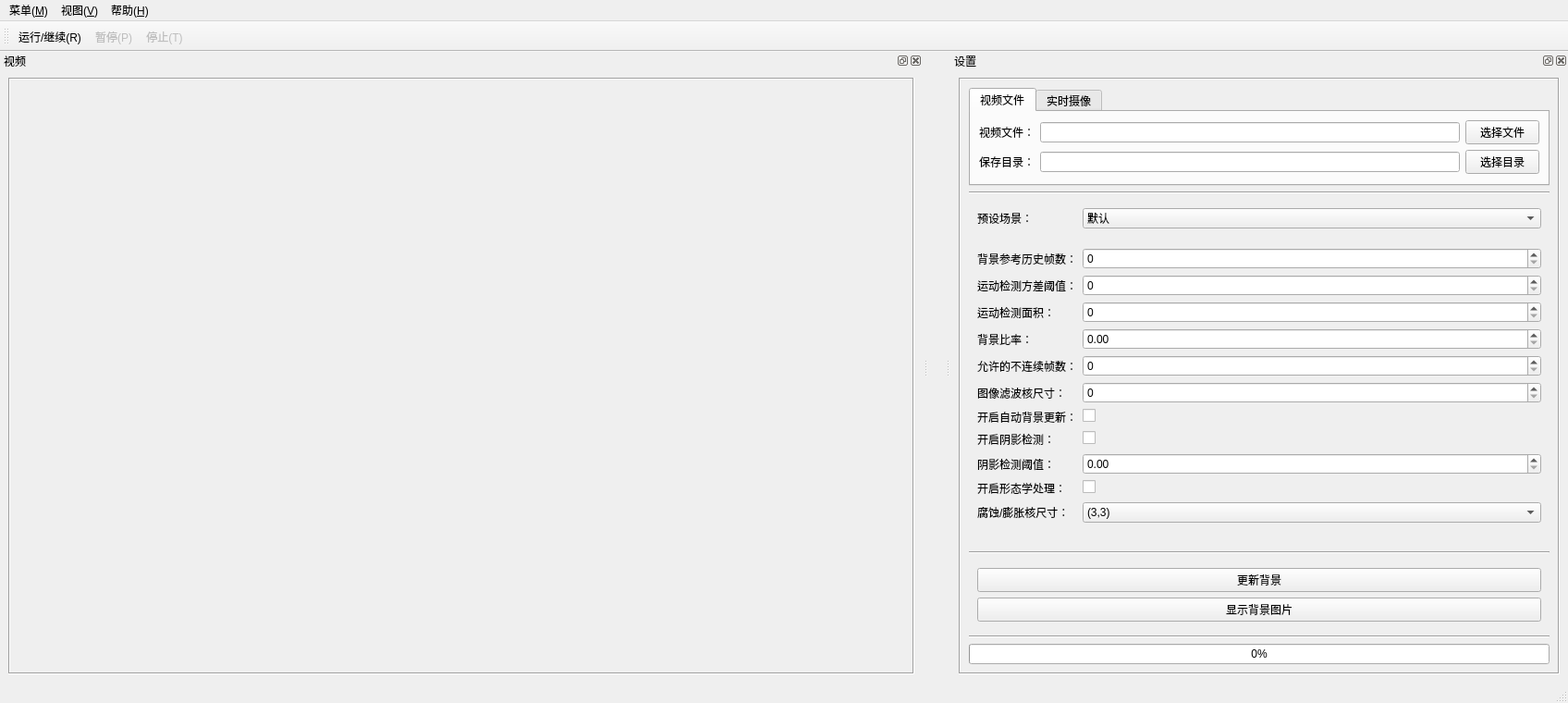
<?xml version="1.0" encoding="UTF-8"?>
<ui version="4.0">
 <class>MainWindow</class>
 <widget class="QMainWindow" name="MainWindow">
  <property name="windowModality">
   <enum>Qt::ApplicationModal</enum>
  </property>
  <property name="geometry">
   <rect>
    <x>0</x>
    <y>0</y>
    <width>1692</width>
    <height>760</height>
   </rect>
  </property>
  <property name="windowTitle">
   <string>视频摘要系统</string>
  </property>
  <property name="windowIcon">
   <iconset>
    <normalon>:/picture/res/main.ico</normalon>
   </iconset>
  </property>
  <widget class="QWidget" name="centralwidget">
   <layout class="QHBoxLayout" name="horizontalLayout">
    <property name="sizeConstraint">
     <enum>QLayout::SetDefaultConstraint</enum>
    </property>
   </layout>
  </widget>
  <widget class="QMenuBar" name="menubar">
   <property name="geometry">
    <rect>
     <x>0</x>
     <y>0</y>
     <width>1692</width>
     <height>23</height>
    </rect>
   </property>
   <widget class="QMenu" name="menu_menu">
    <property name="title">
     <string>菜单(&amp;M)</string>
    </property>
    <addaction name="action_run"/>
    <addaction name="action_stop"/>
    <addaction name="action_pause"/>
   </widget>
   <widget class="QMenu" name="menu_view">
    <property name="title">
     <string>视图(&amp;V)</string>
    </property>
    <addaction name="action_view_restore"/>
   </widget>
   <widget class="QMenu" name="menu_help">
    <property name="title">
     <string>帮助(&amp;H)</string>
    </property>
    <addaction name="action_about"/>
   </widget>
   <addaction name="menu_menu"/>
   <addaction name="menu_view"/>
   <addaction name="menu_help"/>
  </widget>
  <widget class="QStatusBar" name="statusbar"/>
  <widget class="QToolBar" name="toolBar">
   <property name="windowTitle">
    <string>toolBar</string>
   </property>
   <attribute name="toolBarArea">
    <enum>TopToolBarArea</enum>
   </attribute>
   <attribute name="toolBarBreak">
    <bool>false</bool>
   </attribute>
   <addaction name="action_run"/>
   <addaction name="action_pause"/>
   <addaction name="action_stop"/>
  </widget>
  <widget class="QDockWidget" name="dockWidget_frame">
   <property name="windowTitle">
    <string>视频</string>
   </property>
   <attribute name="dockWidgetArea">
    <number>1</number>
   </attribute>
   <widget class="QWidget" name="dockWidgetContents_frame">
    <layout class="QVBoxLayout" name="verticalLayout">
     <item>
      <widget class="QScrollArea" name="scrollArea">
       <property name="minimumSize">
        <size>
         <width>980</width>
         <height>550</height>
        </size>
       </property>
       <property name="frameShape">
        <enum>QFrame::Box</enum>
       </property>
       <property name="frameShadow">
        <enum>QFrame::Sunken</enum>
       </property>
       <property name="widgetResizable">
        <bool>true</bool>
       </property>
       <widget class="QWidget" name="scrollAreaContents_frame">
        <property name="geometry">
         <rect>
          <x>0</x>
          <y>0</y>
          <width>976</width>
          <height>637</height>
         </rect>
        </property>
        <property name="minimumSize">
         <size>
          <width>960</width>
          <height>540</height>
         </size>
        </property>
        <layout class="QVBoxLayout" name="verticalLayout_3">
         <item>
          <widget class="QLabel" name="label_showFrame">
           <property name="enabled">
            <bool>true</bool>
           </property>
           <property name="minimumSize">
            <size>
             <width>960</width>
             <height>540</height>
            </size>
           </property>
          </widget>
         </item>
        </layout>
       </widget>
      </widget>
     </item>
    </layout>
   </widget>
  </widget>
  <widget class="QDockWidget" name="dockWidget_settings">
   <property name="features">
    <set>QDockWidget::AllDockWidgetFeatures</set>
   </property>
   <property name="windowTitle">
    <string>设置</string>
   </property>
   <attribute name="dockWidgetArea">
    <number>2</number>
   </attribute>
   <widget class="QWidget" name="dockWidgetContents">
    <layout class="QVBoxLayout" name="verticalLayout">
     <item>
      <widget class="QScrollArea" name="scrollArea_2">
       <property name="minimumSize">
        <size>
         <width>650</width>
         <height>550</height>
        </size>
       </property>
       <property name="frameShape">
        <enum>QFrame::Box</enum>
       </property>
       <property name="widgetResizable">
        <bool>true</bool>
       </property>
       <widget class="QWidget" name="scrollAreaContents_settings">
        <property name="geometry">
         <rect>
          <x>0</x>
          <y>0</y>
          <width>646</width>
          <height>637</height>
         </rect>
        </property>
        <property name="minimumSize">
         <size>
          <width>646</width>
          <height>540</height>
         </size>
        </property>
        <layout class="QVBoxLayout" name="verticalLayout_2">
         <item>
          <widget class="QTabWidget" name="tabWidget">
           <property name="sizePolicy">
            <sizepolicy hsizetype="Expanding" vsizetype="Preferred">
             <horstretch>0</horstretch>
             <verstretch>0</verstretch>
            </sizepolicy>
           </property>
           <property name="currentIndex">
            <number>0</number>
           </property>
           <widget class="QWidget" name="tab_vfile">
            <attribute name="title">
             <string>视频文件</string>
            </attribute>
            <layout class="QGridLayout" name="gridLayout_2">
             <item row="0" column="3">
              <widget class="QPushButton" name="pBtn_getFile">
               <property name="text">
                <string>选择文件</string>
               </property>
              </widget>
             </item>
             <item row="0" column="2">
              <widget class="QLineEdit" name="lineEdit_videoFile">
               <property name="dragEnabled">
                <bool>false</bool>
               </property>
              </widget>
             </item>
             <item row="0" column="1">
              <widget class="QLabel" name="label_videoFile">
               <property name="text">
                <string>视频文件：</string>
               </property>
               <property name="buddy">
                <cstring>lineEdit_videoFile</cstring>
               </property>
              </widget>
             </item>
             <item row="1" column="1">
              <widget class="QLabel" name="label_saveDir">
               <property name="text">
                <string>保存目录：</string>
               </property>
               <property name="buddy">
                <cstring>lineEdit_saveDir</cstring>
               </property>
              </widget>
             </item>
             <item row="1" column="2">
              <widget class="QLineEdit" name="lineEdit_saveDir"/>
             </item>
             <item row="1" column="3">
              <widget class="QPushButton" name="pBtn_getDir">
               <property name="text">
                <string>选择目录</string>
               </property>
              </widget>
             </item>
            </layout>
           </widget>
           <widget class="QWidget" name="tab_cam">
            <attribute name="title">
             <string>实时摄像</string>
            </attribute>
            <layout class="QFormLayout" name="formLayout_2">
             <item row="0" column="0">
              <widget class="QLabel" name="label_cam_num">
               <property name="text">
                <string>摄像头序号：</string>
               </property>
              </widget>
             </item>
             <item row="0" column="1">
              <widget class="QSpinBox" name="sBox_cam_num"/>
             </item>
            </layout>
           </widget>
          </widget>
         </item>
         <item>
          <widget class="Line" name="line">
           <property name="orientation">
            <enum>Qt::Horizontal</enum>
           </property>
          </widget>
         </item>
         <item>
          <widget class="QWidget" name="widget_set" native="true">
           <layout class="QFormLayout" name="formLayout">
            <item row="0" column="0">
             <widget class="QLabel" name="label_scene">
              <property name="text">
               <string>预设场景：</string>
              </property>
              <property name="buddy">
               <cstring>cBox_scene</cstring>
              </property>
             </widget>
            </item>
            <item row="0" column="1">
             <widget class="QComboBox" name="cBox_scene">
              <property name="enabled">
               <bool>true</bool>
              </property>
              <property name="cursor">
               <cursorShape>ArrowCursor</cursorShape>
              </property>
              <item>
               <property name="text">
                <string>默认</string>
               </property>
              </item>
              <item>
               <property name="text">
                <string>自定义</string>
               </property>
              </item>
             </widget>
            </item>
            <item row="3" column="0">
             <widget class="QLabel" name="label_history">
              <property name="toolTip">
               <string>用于学习背景的帧数</string>
              </property>
              <property name="text">
               <string>背景参考历史帧数：</string>
              </property>
              <property name="buddy">
               <cstring>sBox_history</cstring>
              </property>
             </widget>
            </item>
            <item row="3" column="1">
             <widget class="QSpinBox" name="sBox_history">
              <property name="maximum">
               <number>100000</number>
              </property>
             </widget>
            </item>
            <item row="4" column="0">
             <widget class="QLabel" name="label_threshold">
              <property name="toolTip">
               <string>用于判断当前像素是前景还是背景</string>
              </property>
              <property name="text">
               <string>运动检测方差阈值：</string>
              </property>
              <property name="buddy">
               <cstring>sBox_threshold</cstring>
              </property>
             </widget>
            </item>
            <item row="4" column="1">
             <widget class="QSpinBox" name="sBox_threshold">
              <property name="maximum">
               <number>1000</number>
              </property>
             </widget>
            </item>
            <item row="5" column="0">
             <widget class="QLabel" name="label_area">
              <property name="toolTip">
               <string>检测运动面积不小于指定值（未防噪不要设太小）</string>
              </property>
              <property name="text">
               <string>运动检测面积：</string>
              </property>
              <property name="buddy">
               <cstring>sBox_area</cstring>
              </property>
             </widget>
            </item>
            <item row="5" column="1">
             <widget class="QSpinBox" name="sBox_area">
              <property name="maximum">
               <number>1000000</number>
              </property>
              <property name="singleStep">
               <number>100</number>
              </property>
             </widget>
            </item>
            <item row="6" column="0">
             <widget class="QLabel" name="label_ratio">
              <property name="text">
               <string>背景比率：</string>
              </property>
              <property name="buddy">
               <cstring>dsBox_ratio</cstring>
              </property>
             </widget>
            </item>
            <item row="6" column="1">
             <widget class="QDoubleSpinBox" name="dsBox_ratio">
              <property name="maximum">
               <double>1.000000000000000</double>
              </property>
              <property name="singleStep">
               <double>0.010000000000000</double>
              </property>
             </widget>
            </item>
            <item row="7" column="0">
             <widget class="QLabel" name="label_interruptframes">
              <property name="toolTip">
               <string>允许指定帧内未检测到运动的帧被摘要</string>
              </property>
              <property name="text">
               <string>允许的不连续帧数：</string>
              </property>
              <property name="buddy">
               <cstring>sBox_undetframes</cstring>
              </property>
             </widget>
            </item>
            <item row="7" column="1">
             <widget class="QSpinBox" name="sBox_undetframes">
              <property name="maximum">
               <number>10000</number>
              </property>
             </widget>
            </item>
            <item row="8" column="0">
             <widget class="QLabel" name="label_blursize">
              <property name="toolTip">
               <string>用于前景处理的滤波核尺寸</string>
              </property>
              <property name="text">
               <string>图像滤波核尺寸：</string>
              </property>
              <property name="buddy">
               <cstring>sBox_blursize</cstring>
              </property>
             </widget>
            </item>
            <item row="8" column="1">
             <widget class="QSpinBox" name="sBox_blursize"/>
            </item>
            <item row="9" column="0">
             <widget class="QLabel" name="label_autoback">
              <property name="toolTip">
               <string>默认手动点击按钮更新</string>
              </property>
              <property name="text">
               <string>开启自动背景更新：</string>
              </property>
             </widget>
            </item>
            <item row="9" column="1">
             <widget class="QCheckBox" name="cBox_autoback">
              <property name="text">
               <string/>
              </property>
             </widget>
            </item>
            <item row="11" column="0">
             <widget class="QLabel" name="label_shadow">
              <property name="toolTip">
               <string>开启后能检测阴影并剔除阴影影响，会明显加大运算量</string>
              </property>
              <property name="text">
               <string>开启阴影检测：</string>
              </property>
              <property name="buddy">
               <cstring>cBox_shadow</cstring>
              </property>
             </widget>
            </item>
            <item row="11" column="1">
             <widget class="QCheckBox" name="cBox_shadow">
              <property name="text">
               <string/>
              </property>
             </widget>
            </item>
            <item row="12" column="0">
             <widget class="QLabel" name="label_shadowvar">
              <property name="text">
               <string>阴影检测阈值：</string>
              </property>
             </widget>
            </item>
            <item row="12" column="1">
             <widget class="QDoubleSpinBox" name="dsBox_shadowvar">
              <property name="maximum">
               <double>1.000000000000000</double>
              </property>
              <property name="singleStep">
               <double>0.010000000000000</double>
              </property>
             </widget>
            </item>
            <item row="14" column="0">
             <widget class="QLabel" name="label_foreproc">
              <property name="toolTip">
               <string>噪音较少时才开启进一步降噪</string>
              </property>
              <property name="text">
               <string>开启形态学处理：</string>
              </property>
              <property name="buddy">
               <cstring>cBox_foreproc</cstring>
              </property>
             </widget>
            </item>
            <item row="14" column="1">
             <widget class="QCheckBox" name="cBox_foreproc">
              <property name="text">
               <string/>
              </property>
             </widget>
            </item>
            <item row="16" column="0">
             <widget class="QLabel" name="label_erodeshape">
              <property name="toolTip">
               <string>用于形态学开运算降噪,核尺寸越大越耗时</string>
              </property>
              <property name="text">
               <string>腐蚀/膨胀核尺寸：</string>
              </property>
              <property name="buddy">
               <cstring>cBox_erodeshape</cstring>
              </property>
             </widget>
            </item>
            <item row="16" column="1">
             <widget class="QComboBox" name="cBox_erodeshape">
              <property name="toolTip">
               <string>用于前景处理的形态学开运算核尺寸</string>
              </property>
              <item>
               <property name="text">
                <string>(3,3)</string>
               </property>
              </item>
              <item>
               <property name="text">
                <string>(5,5)</string>
               </property>
              </item>
              <item>
               <property name="text">
                <string>(7,7)</string>
               </property>
              </item>
              <item>
               <property name="text">
                <string>(9,9)</string>
               </property>
              </item>
              <item>
               <property name="text">
                <string>(11,11)</string>
               </property>
              </item>
              <item>
               <property name="text">
                <string>(13,13)</string>
               </property>
              </item>
             </widget>
            </item>
            <item row="1" column="0">
             <spacer name="verticalSpacer">
              <property name="orientation">
               <enum>Qt::Vertical</enum>
              </property>
              <property name="sizeHint" stdset="0">
               <size>
                <width>20</width>
                <height>40</height>
               </size>
              </property>
             </spacer>
            </item>
            <item row="17" column="0">
             <spacer name="verticalSpacer_2">
              <property name="orientation">
               <enum>Qt::Vertical</enum>
              </property>
              <property name="sizeHint" stdset="0">
               <size>
                <width>20</width>
                <height>40</height>
               </size>
              </property>
             </spacer>
            </item>
           </layout>
          </widget>
         </item>
         <item>
          <widget class="Line" name="line_3">
           <property name="orientation">
            <enum>Qt::Horizontal</enum>
           </property>
          </widget>
         </item>
         <item>
          <widget class="QWidget" name="widget_back" native="true">
           <layout class="QVBoxLayout" name="verticalLayout_5">
            <item>
             <widget class="QPushButton" name="pBtn_getBackground">
              <property name="toolTip">
               <string>按指定帧数更新背景</string>
              </property>
              <property name="text">
               <string>更新背景</string>
              </property>
             </widget>
            </item>
            <item>
             <widget class="QPushButton" name="pBtn_showBackground">
              <property name="text">
               <string>显示背景图片</string>
              </property>
             </widget>
            </item>
           </layout>
          </widget>
         </item>
         <item>
          <widget class="Line" name="line_2">
           <property name="orientation">
            <enum>Qt::Horizontal</enum>
           </property>
          </widget>
         </item>
         <item>
          <widget class="QProgressBar" name="progressBar">
           <property name="enabled">
            <bool>true</bool>
           </property>
           <property name="value">
            <number>0</number>
           </property>
          </widget>
         </item>
        </layout>
       </widget>
      </widget>
     </item>
    </layout>
   </widget>
  </widget>
  <action name="action_run">
   <property name="icon">
    <iconset resource="../../conf/resource.qrc">
     <normaloff>:/picture/res/run.png</normaloff>:/picture/res/run.png</iconset>
   </property>
   <property name="text">
    <string>运行/继续(&amp;R)</string>
   </property>
   <property name="toolTip">
    <string>运行/继续（Ctrl+R）</string>
   </property>
   <property name="shortcut">
    <string>Ctrl+R</string>
   </property>
  </action>
  <action name="action_stop">
   <property name="enabled">
    <bool>false</bool>
   </property>
   <property name="icon">
    <iconset resource="../../conf/resource.qrc">
     <normaloff>:/picture/res/stop.png</normaloff>:/picture/res/stop.png</iconset>
   </property>
   <property name="text">
    <string>停止(&amp;T)</string>
   </property>
   <property name="toolTip">
    <string>停止（Ctrl+T)</string>
   </property>
   <property name="shortcut">
    <string>Ctrl+T</string>
   </property>
  </action>
  <action name="action_pause">
   <property name="enabled">
    <bool>false</bool>
   </property>
   <property name="icon">
    <iconset resource="../../conf/resource.qrc">
     <normaloff>:/picture/res/pause.png</normaloff>:/picture/res/pause.png</iconset>
   </property>
   <property name="text">
    <string>暂停(&amp;P)</string>
   </property>
   <property name="toolTip">
    <string>暂停（Ctrl+P）</string>
   </property>
   <property name="shortcut">
    <string>Ctrl+P</string>
   </property>
  </action>
  <action name="action_view_restore">
   <property name="text">
    <string>重置视图(&amp;R)</string>
   </property>
   <property name="toolTip">
    <string>重置视图(Ctrl+V)</string>
   </property>
   <property name="shortcut">
    <string>Ctrl+V</string>
   </property>
  </action>
  <action name="action_about">
   <property name="text">
    <string>关于(&amp;A)</string>
   </property>
   <property name="toolTip">
    <string>关于</string>
   </property>
  </action>
 </widget>
 <tabstops>
  <tabstop>pBtn_getFile</tabstop>
  <tabstop>pBtn_getDir</tabstop>
  <tabstop>cBox_scene</tabstop>
  <tabstop>sBox_history</tabstop>
  <tabstop>sBox_threshold</tabstop>
  <tabstop>sBox_area</tabstop>
  <tabstop>dsBox_ratio</tabstop>
  <tabstop>cBox_erodeshape</tabstop>
  <tabstop>pBtn_getBackground</tabstop>
  <tabstop>scrollArea</tabstop>
  <tabstop>lineEdit_videoFile</tabstop>
  <tabstop>lineEdit_saveDir</tabstop>
  <tabstop>sBox_cam_num</tabstop>
  <tabstop>tabWidget</tabstop>
  <tabstop>scrollArea_2</tabstop>
 </tabstops>
 <resources>
  <include location="../../conf/resource.qrc"/>
 </resources>
 <connections/>
</ui>
